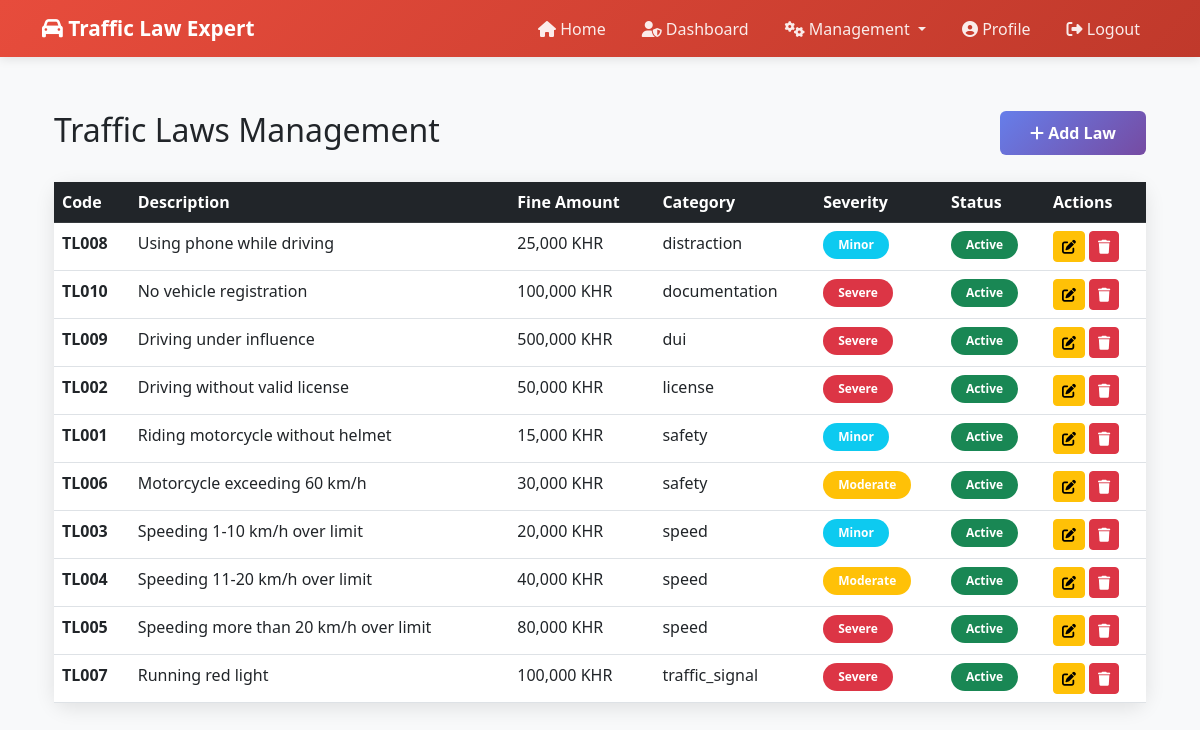
The page /admin/laws (signed in) on the database its author committed.
### tables this page shows
CREATE TABLE traffic_laws (
            id INTEGER PRIMARY KEY AUTOINCREMENT,
            law_code TEXT UNIQUE NOT NULL,
            description TEXT NOT NULL,
            fine_amount INTEGER,
            category TEXT,
            severity TEXT,
            active INTEGER DEFAULT 1,
            created_at TIMESTAMP DEFAULT CURRENT_TIMESTAMP
        );

### routes/admin.py (the view)
@admin_bp.route('/laws')
@role_required('admin')
def manage_laws():
    conn = get_db()
    cursor = conn.cursor()
    cursor.execute('SELECT * FROM traffic_laws ORDER BY category')
    laws = cursor.fetchall()
    conn.close()
    return render_template('admin/laws.html', laws=laws)

### utils/db.py (called while the page is built)
def get_db():
    conn = sqlite3.connect(Config.DATABASE)
    conn.row_factory = sqlite3.Row
    return conn

### templates/admin/laws.html (shortened to what this page needs)
{% extends "base.html" %}
{% block content %}
<div class="container mt-4">
    <div class="row mb-4">
        <div class="col">
            <h2>Traffic Laws Management</h2>
        </div>
        <div class="col-auto">
            <button class="btn btn-primary" data-bs-toggle="modal" data-bs-target="#addLawModal">
                <i class="fas fa-plus"></i> Add Law
            </button>
        </div>
    </div>
    <div class="card">
        <div class="table-responsive">
            <table class="table table-hover mb-0">
                <thead class="table-dark">
                    <tr>
                        <th>Code</th>
                        <th>Description</th>
                        <th>Fine Amount</th>
                        <th>Category</th>
                        <th>Severity</th>
                        <th>Status</th>
                        <th>Actions</th>
                    </tr>
                </thead>
                <tbody>
                    {% for law in laws %}
                    <tr>
                        <td><strong>{{ law.law_code }}</strong></td>
                        <td>{{ law.description }}</td>
                        <td>{{ "{:,}".format(law.fine_amount) }} KHR</td>
                        <td>{{ law.category }}</td>
                        <td>
                            {% if law.severity == 'Minor' %}
                                <span class="badge bg-info">Minor</span>
                            {% elif law.severity == 'Moderate' %}
                                <span class="badge bg-warning">Moderate</span>
                            {% else %}
                                <span class="badge bg-danger">Severe</span>
                            {% endif %}
                        </td>
                        <td>
                            {% if law.active %}
                                <span class="badge bg-success">Active</span>
                            {% else %}
                                <span class="badge bg-secondary">Inactive</span>
                            {% endif %}
                        </td>
                        <td>
                            <button class="btn btn-sm btn-warning" onclick="editLaw({{ law.id }})">
                                <i class="fas fa-edit"></i>
                            </button>
                            <button class="btn btn-sm btn-danger" onclick="deleteLaw({{ law.id }})">
                                <i class="fas fa-trash"></i>
                            </button>
                        </td>
                    </tr>
                    {% else %}
                    <tr>
                        <td colspan="7" class="text-center py-4">No traffic laws found</td>
                    </tr>
                    {% endfor %}
                </tbody>
            </table>
        </div>
    </div>
</div>
{% endblock %}

### templates/base.html (style rules this page uses)
:root { --primary-color: #667eea; --secondary-color: #764ba2; --success-color: #28a745; --danger-color: #dc3545; --warning-color: #ffc107; --light-bg: #f8f9fa; }
body { font-family: 'Segoe UI', Tahoma, Geneva, Verdana, sans-serif; background-color: var(--light-bg); }
.card { border: none; border-radius: 15px; box-shadow: 0 5px 20px rgba(0, 0, 0, 0.1); margin-bottom: 20px; }
.btn-primary { background: linear-gradient(135deg, var(--primary-color) 0%, var(--secondary-color) 100%); border: none; font-weight: 600; padding: 10px 30px; transition: all 0.3s; }
.badge { font-weight: 600; padding: 8px 15px; border-radius: 20px; }

### rows shown on the page
traffic_laws: law_code "TL008", description "Using phone while driving", fine_amount "25,000", category "distraction", severity "Minor", active "Active"
traffic_laws: law_code "TL010", description "No vehicle registration", fine_amount "100,000", category "documentation", severity "Severe", active "Active"
traffic_laws: law_code "TL009", description "Driving under influence", fine_amount "500,000", category "dui", severity "Severe", active "Active"
traffic_laws: law_code "TL002", description "Driving without valid license", fine_amount "50,000", category "license", severity "Severe", active "Active"
traffic_laws: law_code "TL001", description "Riding motorcycle without helmet", fine_amount "15,000", category "safety", severity "Minor", active "Active"
traffic_laws: law_code "TL006", description "Motorcycle exceeding 60 km/h", fine_amount "30,000", category "safety", severity "Moderate", active "Active"
traffic_laws: law_code "TL003", description "Speeding 1-10 km/h over limit", fine_amount "20,000", category "speed", severity "Minor", active "Active"
traffic_laws: law_code "TL004", description "Speeding 11-20 km/h over limit", fine_amount "40,000", category "speed", severity "Moderate", active "Active"
traffic_laws: law_code "TL005", description "Speeding more than 20 km/h over limit", fine_amount "80,000", category "speed", severity "Severe", active "Active"
traffic_laws: law_code "TL007", description "Running red light", fine_amount "100,000", category "traffic_signal", severity "Severe", active "Active"
